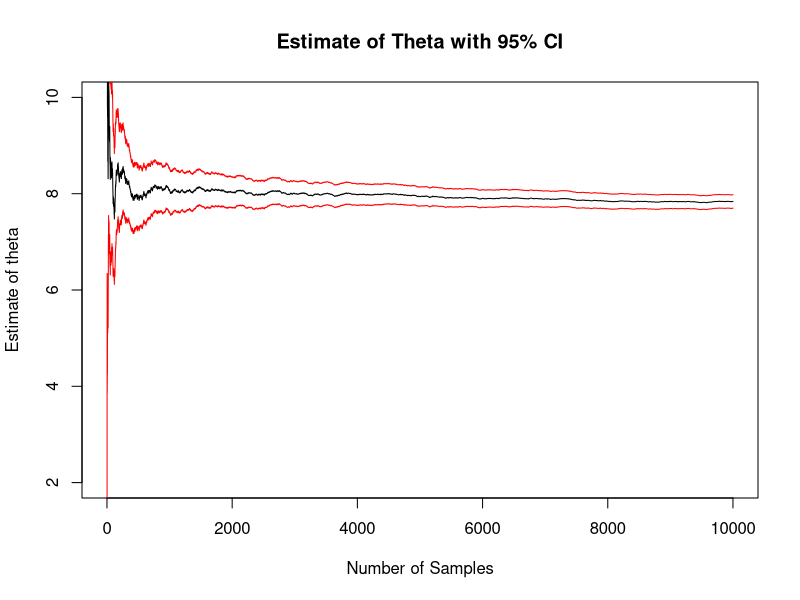

The R script that drew this image:
## ---- chunk 1
N = 10000 ## sample size

g <- function(x) { 3*x^2 } ## function of interest, g(x)

X <- runif(n = N, min = 0, max = 2)  ## samples from f(x)

v = 2 * mean(g(X)) ## 2 * E[g(x)]

print(v) ## approximately 8


## ---- chunk 2
N = 10000 ## sample size

g <- function(x) { 3*x^2 } ## function of interest, g(x)

X <- runif(n = N, min = 0, max = 2)  ## samples from f(x)
g_values <- 2 * g(X)

cumMean <- function(x, n){
  num = cumsum(x)
  denom = 1:n
  result = num/denom
  return(result)
}


cumSE <- function(x, n){
  m = mean(x)
  num = sqrt(cumsum((x - m)^2))
  denom = 1:n
  result = num/denom ## cummulative mean of (x_i - theta)^2
  return(result)
}

thetas = cumMean(g_values, N)
SE = cumSE(g_values, N)

plot(x = 1:N, y = thetas, type = "l", ylim = c(2, 10), xlab = "Number of Samples",
     ylab = "Estimate of theta",
     main = "Estimate of Theta with 95% CI")
lines(x = 1:N, y = thetas + 1.96*SE, col = "red") ## CI
lines(x = 1:N, y = thetas - 1.96*SE, col = "red") ## CI

## ---- chunk 3
## final estimate
thetaHat = mean(g_values)
se <- sd(x = g_values)/sqrt(N)
ci <- thetaHat + 1.96*c(-1,1) * se

print("Theta estimate: ")
print(thetaHat)
print("Confidence Intervals")
print(ci)
